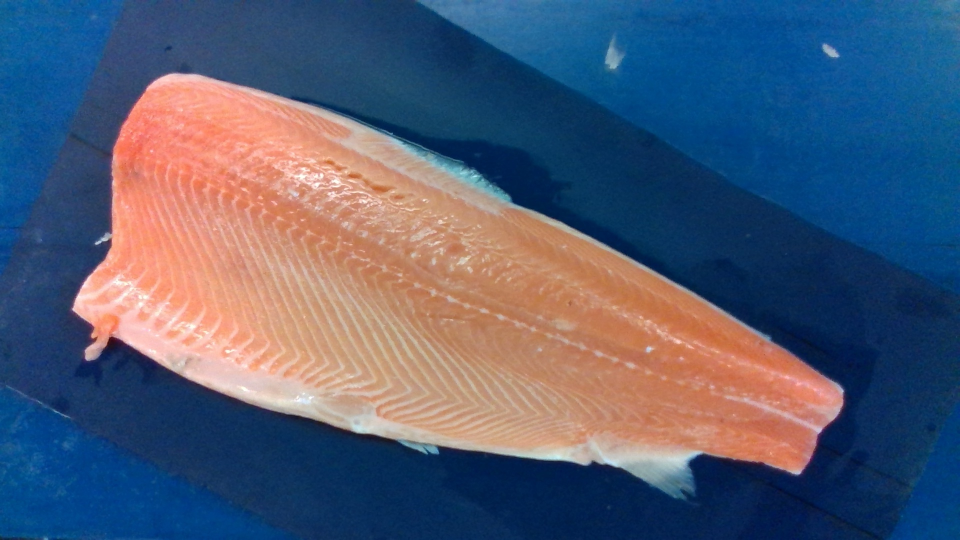
#> input picture vision_system/images_michael/input_f3.jpg, 1920 x 1080 px, found by its file name (shown at 1/2 size)
$ python salmon_inference2.py
#> lines starting #> are read from the running program, lines starting #| are printed output that depends on the picture; after the words box and inside, x2 and y2 are one past the last pixel; in counts of white or black regions, pixels touching at a corner belong together
### vision_system/APF4.py
import numpy as np
import matplotlib.pyplot as plt
import copy
from matplotlib import patches
from numpy.linalg import norm
import math
from mpl_toolkits.mplot3d import Axes3D
from matplotlib import cm
import cv2


def closest_on_line(p1, p2, p3): # Returns a point[x,y] on the line from p1 to p2, that is closest to p3
        x1, y1 = p1
        x2, y2 = p2
        x3, y3 = p3
        dx, dy = x2-x1, y2-y1
        det = dx*dx + dy*dy
        a = (dy*(y3-y1)+dx*(x3-x1))/det
        return [round(x1+a*dx), round(y1+a*dy)]

def move_along_line(A, B, distance):
    # Calculate the direction vector from A to B
    direction_vector = (B[0] - A[0], B[1] - A[1])

    # Calculate the magnitude of the direction vector
    magnitude = math.sqrt(direction_vector[0]**2 + direction_vector[1]**2)

    # Normalize the direction vector to get the unit vector
    unit_vector = (direction_vector[0] / magnitude, direction_vector[1] / magnitude)

    # Calculate the new point's coordinates by moving along the unit vector
    new_point = (A[0] + unit_vector[0] * distance, A[1] + unit_vector[1] * distance)

    return new_point


# Working params for planner:
# k_att=3, k_rep=40000, k_centerline=0.3, step_size=1, max_iters=300
class PotentialFieldPlanner4:
    def __init__(self, start, goal, hull_list, mass_center_list, k_att=2, k_rep=1, k_centerline=1, obstacle_scale = 1.2, step_size=1, goal_threshold=5, max_iters=1000):
        self.start = start
        self.goal = goal
        self.theta_start_goal = np.arctan2(goal[1]-start[1], goal[0]-start[0])
        self.hull_list = hull_list
        self.mass_center_list = mass_center_list
        self.k_att = k_att
        self.k_rep = k_rep
        self.k_c = k_centerline
        self.step_size = step_size
        self.max_iters = max_iters
        self.obstacle_scale = obstacle_scale
        self.goal_threshold = goal_threshold
        self.obstacles_present = len(hull_list) >= 1 # True if obstacles is present, else False
        #self.obstacles_present = False #For turning off obstacle avoidance


    def attractive_goal(self, position):
        d_goal = np.linalg.norm(position - self.goal)
        goal_potential = round(self.k_att*d_goal,1)
        theta_goal = np.arctan2(self.goal[1]-position[1], self.goal[0]-position[0])
        force_goal = self.k_att
        force_goal_x = force_goal * (np.cos(theta_goal))
        force_goal_y = force_goal * (np.sin(theta_goal))
        return round(force_goal_x, 2), round(force_goal_y, 1), round(goal_potential, 1)


    def attractive_centerline(self, position):
        ref_point = closest_on_line(self.start, self.goal, position)
        phi_refpoint = np.arctan2(ref_point[1]-position[1], ref_point[0]-position[0])
        d_refpoint = np.linalg.norm(position - ref_point)
        if self.obstacles_present:
            for hull in self.hull_list:
                inside_check = cv2.pointPolygonTest(hull, np.ndarray.tolist(position),False)
                if inside_check == -1: # 1:point inside, 0:point on contour, -1:point outside
                     centerline_potential = self.k_c * d_refpoint
                     force_centerline = self.k_c
                     force_centerline_x = force_centerline * np.cos(phi_refpoint)
                     force_centerline_y = force_centerline * np.sin(phi_refpoint)
                else:
                    centerline_potential = 0
                    force_centerline = 0
                    force_centerline_x = force_centerline * np.cos(phi_refpoint)
                    force_centerline_y = force_centerline * np.sin(phi_refpoint)
        else:
            centerline_potential = self.k_c*d_refpoint
            force_centerline = self.k_c
            force_centerline_x = force_centerline * np.cos(phi_refpoint)
            force_centerline_y = force_centerline * np.sin(phi_refpoint)

        return round(force_centerline_x, 2), round(force_centerline_y, 2), round(centerline_potential, 2)


    def repulsive_obstacle(self, position):
        if self.obstacles_present:
            repulsive_potential = 0
            repulsive_force = 0
            repulsive_force_x = 0
            repulsive_force_y = 0
            for cnt, center in zip(self.hull_list, self.mass_center_list):

                inside_check = cv2.pointPolygonTest(cnt, np.ndarray.tolist(position), False)
                if inside_check == 1: # 1:point inside, 0:point on contour, -1:point outside
                    # Create an imaginary line paralel to the start-stop line through the center of mass of the contour, then find the orthogonal point to position
                    refpoint = closest_on_line(center, [center[0]+50*np.cos(self.theta_start_goal), center[1]+50*np.sin(self.theta_start_goal)], position)
                    d_refpoint = np.linalg.norm(refpoint - position)
                    point_inside_check = 1
                    step = d_refpoint + 1
                    while point_inside_check >= 0:
                        edge_point = move_along_line(refpoint, position, step) # move from orthogonal point along center of mass line though current position until outside contour
                        point_inside_check = cv2.pointPolygonTest(cnt, [edge_point[0], edge_point[1]], False)
                        step += 1
                    d_contour = np.linalg.norm(position - edge_point)

                    theta_repulsive = np.arctan2(refpoint[1] - edge_point[1], refpoint[0] - edge_point[0])
                    theta_repulsive2 = np.arctan2(edge_point[1]- refpoint[1] , edge_point[0] - refpoint[0])
                    # print('Theta_start_goal',np.rad2deg(self.theta_start_goal))
                    # print('Dot product', np.dot(self.theta_start_goal, theta_repulsive))


                    repulsive_potential += 0.5 * self.k_rep * d_contour**2
                    repulsive_force += self.k_rep*d_contour
                    repulsive_force_x += repulsive_force * np.cos(theta_repulsive2)
                    repulsive_force_y += repulsive_force * np.sin(theta_repulsive2)
                else:
                    repulsive_potential += 0
                    repulsive_force += 0
                    repulsive_force_x += 0
                    repulsive_force_y += 0
        else:
            repulsive_potential = 0
            repulsive_force = 0
            repulsive_force_x = 0
            repulsive_force_y = 0

        return round(repulsive_force_x, 2), round(repulsive_force_y, 2), round(repulsive_potential, 2)

    def plan(self):
        current_position = self.start
        path = []
        path.append(current_position)
        counter = 1
        for _ in range(self.max_iters):
            counter += 1

            attractive_goal_x, attractive_goal_y, _ = self.attractive_goal(current_position)
            repulsive_obstacle_x, repulsive_obstacle_y, _ = self.repulsive_obstacle(current_position)
            attractive_centerline_x, attractive_centerline_y, _ = self.attractive_centerline(current_position)


            total_force_x = attractive_goal_x + attractive_centerline_x + repulsive_obstacle_x
            total_force_y = attractive_goal_y + attractive_centerline_y + repulsive_obstacle_y

            next_position_x = current_position[0] + self.step_size * total_force_x
            next_position_y = current_position[1] + self.step_size * total_force_y
            next_position = np.array([next_position_x, next_position_y])

            if np.linalg.norm(next_position - self.goal) < self.goal_threshold:
                print('within goal thresh')
                path.append(self.goal)
                break

            path.append(next_position)
            current_position = next_position

        return np.array(path)


# [27 lines that do not run on import are left out]

    #planner.plotTerrain()


"""
To Do:
- plot force vectors
- small change


"""

### vision_system/salmon_inference2.py

import cv2
import numpy as np
import os
import copy
import random
# from vision_system.old_ideas.APF import PotentialFieldPlanner
# from vision_system.old_ideas.APF2 import PotentialFieldPlanner2
from APF4 import PotentialFieldPlanner4
from itertools import zip_longest
from scipy.interpolate import splprep, splev
import matplotlib.pyplot as plt

"""
Starting variables
"""
path_to_input = '/home/daniel/catkin_ws/src/ur3_project/vision_system/'

# [5 lines of commented-out code are left out]


# [5 lines left out: function limit_pt, not called in this run]

def scale_contour(contours, scale):
    contours_scaled = []
    for cnt in contours:
        M = cv2.moments(cnt)
        cx = int(M['m10']/M['m00'])
        cy = int(M['m01']/M['m00'])

        cnt_norm = cnt - [cx, cy]
        cnt_scaled = cnt_norm * scale
        cnt_scaled = cnt_scaled + [cx, cy]
        cnt_scaled = cnt_scaled.astype(np.int32)
        contours_scaled.append(cnt_scaled)

    return contours_scaled

#########################################################################


def get_scan_start_stop(im, binary_mask):
    img = copy.deepcopy(im)
    img_draw = copy.deepcopy(im)

    height,width = binary_mask.shape[:2]

    # find contour
    contours, _ = cv2.findContours(binary_mask,cv2.RETR_TREE, cv2.CHAIN_APPROX_SIMPLE)
    print('Number of contours: ', len(contours))

    # Join the contours if more than 1 are found.
    if (1<len(contours)):
        centroid_list = []
        for index, cnt in enumerate(contours):
            # Momemts_list.append(cv2.moments(cnt))
            M = cv2.moments(cnt)
            if M["m00"] != 0:
                cx = int(M["m10"] / M["m00"])
                cy = int(M["m01"] / M["m00"])
            else:
                cx, cy = 0, 0
            centroid_list.append([cx,cy])

        factor = 1
        temp = np.zeros((height,width,3),dtype=np.uint8)
        temp[:,:,0] = binary_mask[:,:]
        temp[:,:,1] = binary_mask[:,:]
        temp[:,:,2] = binary_mask[:,:]
        # print("centroid_list = ", centroid_list)

        # Draw a white line between multiple centroids to joint all of them.
        for index in range(len(centroid_list)-1):
            # print("centroid_list[index] ", centroid_list[index])
            # print("centroid_list[index+1] ", centroid_list[index+1])
            cv2.line(temp,(centroid_list[index]),(centroid_list[index+1]),(255,255,255),10)
            # cv2.line(temp,(0,0),(centroid_list[index]),(255,255,255),1)       # uncomment to generate images for documentation
            # cv2.line(temp,(0,0),(centroid_list[index+1]),(255,255,255),1)     # uncomment to generate images for documentation

        # cv2.imshow("joined contours", cv2.resize(temp,(int(width/factor),int(height/factor)), cv2.INTER_LINEAR))      # uncomment to generate images for documentation
        # cv2.imwrite(path_results + "contours_" + filename, cv2.resize(temp,(int(width/factor),int(height/factor)), cv2.INTER_LINEAR))     # uncomment to generate images for documentation

    cnt = contours[0]
    M = cv2.moments(cnt)

    # Fitting line with OpenCV function
    rows,cols = img.shape[:2]
    [vx,vy,x,y] = cv2.fitLine(cnt, cv2.DIST_L2,0,0.01,0.01)

    lefty = int((-x*vy/vx) + y)
    righty = int(((img_draw.shape[1]-x)*vy/vx)+y)
    cv2.line(img_draw,(img.shape[1]-1,righty),(0,lefty),(0,0,255),2)
    cv2.drawContours(img_draw, contours, -1, (0,255,0),2)


    # Creating two points on the fitted line (inside contour)
    # The fitted line returned one point and an incline
    pt0 = [x-(50*vx), y-(50*vy)]
    pt1 = [x+(50*vx), y+(50*vy)]

    # cv2.circle(img_draw, (int(pt0[0]),int(pt0[1])), 3, (0,255,255),5)
    # cv2.circle(img_draw, (int(pt1[0]),int(pt1[1])), 3, (255,0,255),5)


    # Function that checks whether a point is inside, on the edge, or outside a contour
    # Inside=1, edge=0, outside=-1
    inside_check_pt0 = cv2.pointPolygonTest(cnt, (int(pt0[0]), int(pt0[1])), False)
    inside_check_pt1 = cv2.pointPolygonTest(cnt, (int(pt1[0]), int(pt1[1])), False)

    # Moving points to contour edge
    while inside_check_pt0 + inside_check_pt1 != -2: # While both points are inside cnt
        if inside_check_pt0 >= 0:
            pt0 = [pt0[0]-(5*vx), pt0[1]-(5*vy)] # Move point if still inside
        if inside_check_pt1 >= 0:
            pt1 = [pt1[0]+(5*vx), pt1[1]+(5*vy)] # Move point if still inside

        # After moving, check if still inside
        inside_check_pt0 = cv2.pointPolygonTest(cnt, (int(pt0[0]), int(pt0[1])), False)
        inside_check_pt1 = cv2.pointPolygonTest(cnt, (int(pt1[0]), int(pt1[1])), False)

    # cv2.circle(img_draw, (int(pt0[0]), int(pt0[1])), 3, (0,0,255),2)
    # cv2.circle(img_draw, (int(pt1[0]), int(pt1[1])), 3, (0,255,0),2)
    # cv2.imshow('pt0 and pt1', img_draw)

    # Converting to np.array()
    pt0 = np.array([int(pt0[0]),int(pt0[1])])
    pt1 = np.array([int(pt1[0]),int(pt1[1])])

    # cv2.circle(img_draw, (int(pt0[0]),int(pt0[1])), 3, (0,255,255),5)
    # cv2.circle(img_draw, (int(pt1[0]),int(pt1[1])), 3, (255,0,255),5)


    #Creating recomended offset, and finding incline of scan line
    offset_d = np.linalg.norm(pt1-pt0)/30
    theta = np.arctan2(pt1[1] - pt0[1], pt1[0] - pt0[0])

    x1,y1 = int(offset_d * np.cos(theta - np.pi/2)), int(offset_d * np.sin(theta - np.pi/2))
    x2,y2 = int(offset_d * np.cos(theta + np.pi/2)), int(offset_d * np.sin(theta + np.pi/2))

    line_1_inter = np.linspace(pt0 + np.array([x1,y1]), pt1 + np.array([x1,y1]), 10)
    line_2_inter = np.linspace(pt0 + np.array([x2,y2]), pt1 + np.array([x2,y2]), 10)

    # for pt in line_1_inter:
    #     cv2.circle(img_draw, (int(pt[0]), int(pt[1])) , 1, (0,0,255),2)
    # cv2.imshow('ss', img_draw)

    line_1_sum = 0
    line_2_sum = 0


    for pt_line_1, pt_line_2 in zip(line_1_inter, line_2_inter):
        # points in the interpolated array are in the form [[x1,y1]...[xn,yn]]
        # [x,y] need to thresholed to [1920-1,1080-1] else the index will exceed bounds.

        line_1_x = min(int(pt_line_1[0]), width-1)
        line_1_y = min(int(pt_line_1[1]), width-1)
        line_2_x = min(int(pt_line_2[0]), width-1)
        line_2_y = min(int(pt_line_2[1]), width-1)

        line_1_sum += img[line_1_y, line_1_x, 2] # sum = sum + values in Red Channel of img
        line_2_sum += img[line_2_y, line_2_x, 2] # sum = sum + values in Red Channel of img

    if line_1_sum > line_2_sum:
        pt0 = pt0 + np.array([x1,y1])
        pt1 = pt1 + np.array([x1,y1])
    else:
        pt0 = pt0 + np.array([x2,y2])
        pt1 = pt1 + np.array([x2,y2])

    # cv2.circle(img_draw, (int(pt0[0]),int(pt0[1])), 3, (0,255,255),5)
    # cv2.circle(img_draw, (int(pt1[0]),int(pt1[1])), 3, (255,0,255),5)
    cv2.imshow('img',img_draw)


    return img, pt0, pt1

#########################################################################


def get_black_spot_coord(im, black_spot_mask):
    img_draw = copy.deepcopy(im)

    #black_spot_mask = cv2.cvtColor(black_spot_mask, cv2.COLOR_BGR2GRAY) # grayscale
    ret, thresh = cv2.threshold(black_spot_mask,120,255,cv2.THRESH_BINARY) #binary transformation
    # Find contour
    contours, _ = cv2.findContours(thresh, cv2.RETR_EXTERNAL, cv2.CHAIN_APPROX_NONE)
    #print('Number of spots: ', len(contours))
    hull_list = [cv2.convexHull(contour) for contour in contours]

    centroid_list = []
    for h in hull_list:
        # calculate moments for each contour
        M = cv2.moments(h)

        # calculate x,y coordinate of center
        cX = int(M["m10"] / M["m00"])
        cY = int(M["m01"] / M["m00"])
        centroid_list.append([cX, cY])


    return img_draw, hull_list, centroid_list
#########################################################################

def get_binary_masks(image):
    print('Trying to get binary mask')
    belly_mask = cv2.imread(path_to_input+'images_michael/binary_mask_f3.jpg') # Read
    melanin_mask = cv2.imread(path_to_input+'images_michael/melanin_mask_f3.jpg') # Read

    belly_mask = cv2.cvtColor(belly_mask, cv2.COLOR_BGR2GRAY) # Grayscale
    melanin_mask = cv2.cvtColor(melanin_mask, cv2.COLOR_BGR2GRAY) # Grayscale

    ret,belly_mask = cv2.threshold(belly_mask, 120,255,cv2.THRESH_BINARY) # Binary transformation
    ret,melanin_mask = cv2.threshold(melanin_mask, 120,255,cv2.THRESH_BINARY) # Binary transformation

    return belly_mask, melanin_mask


#########################################################################

def inference(input_source='image'):

#> called with input_source = 'image'
    if input_source == 'image':
        # Read the image input for further processing
        raw_image = cv2.imread(path_to_input + 'images_michael/input_f3.jpg')
#> raw_image is the input picture: shape (1080, 1920, 3); mean B, G, R 115.6, 92.3, 82
        raw_image = cv2.resize(raw_image, (0, 0), fx = 0.5, fy = 0.5)
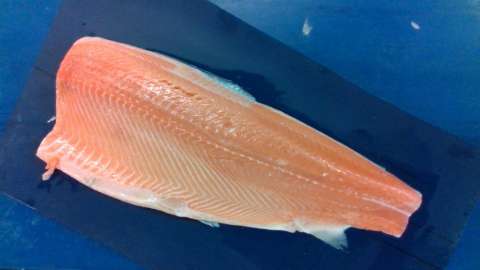
#> raw_image: shape (540, 960, 3) (shown at 1/2 size); mean B, G, R 115.8, 92.4, 82.1
        im_draw = copy.deepcopy(raw_image)

        belly_mask, melanin_mask = get_binary_masks(raw_image) # Extracts binary mask from input
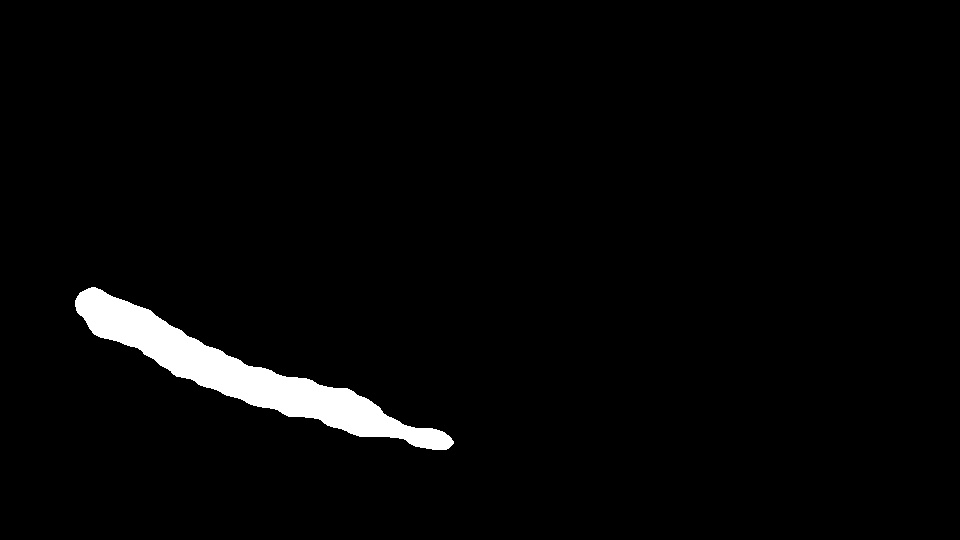
#> input picture vision_system/images_michael/binary_mask_f3.jpg, 960 x 540 px, found by its file name
#> in get_binary_masks, belly_mask is the input picture: shape (540, 960, 3); min 0, max 255, mean 6.8
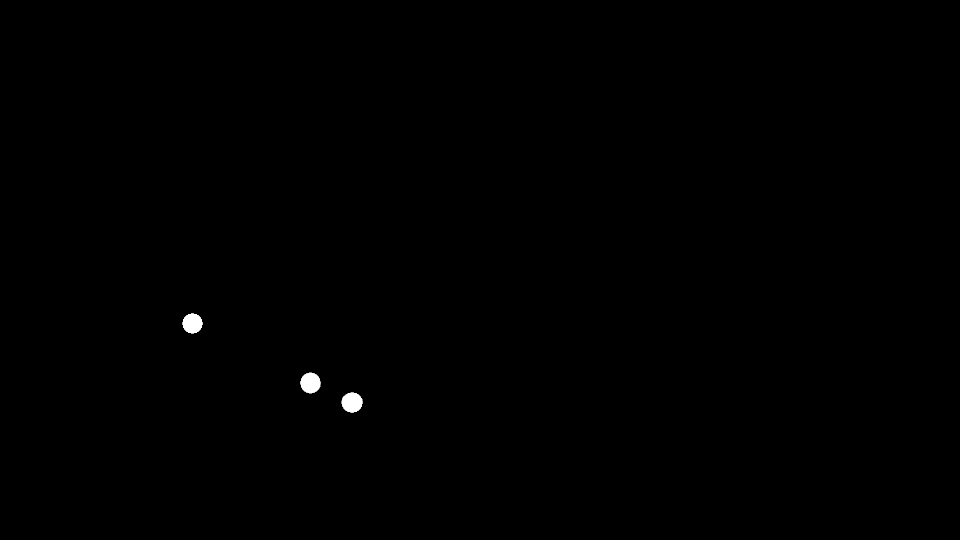
#> input picture vision_system/images_michael/melanin_mask_f3.jpg, 960 x 540 px, found by its file name
#> in get_binary_masks, melanin_mask is the input picture: shape (540, 960, 3); min 0, max 255, mean 0.5

        if np.any(belly_mask) != None:

            im_start_stop, pt0, pt1 = get_scan_start_stop(raw_image, belly_mask)
#> in get_scan_start_stop, `contours, _ = cv2.findContours(binary_mask,cv2.RETR_TREE, cv2.CHAIN_AP..`: contours = 1 contour; box (x1, y1, x2, y2) and area: (75, 287, 454, 450) 13474
#| Number of contours:  1
#> in get_scan_start_stop, `cnt = contours[0]`: cnt = contour of 420 points, box (x1, y1, x2, y2) (75, 287, 454, 450), area 13474
#> in get_scan_start_stop, `M = cv2.moments(cnt)`: M = moments, m00 13474, centre m10/m00, m01/m00 = (242.7, 373.3)
#> in get_scan_start_stop, `[vx,vy,x,y] = cv2.fitLine(cnt, cv2.DIST_L2,0,0.01,0.01)`: vx = [0.932]; vy = [0.361]; x = [238.4]; y = [370.1]
#> in get_scan_start_stop, `lefty = int((-x*vy/vx) + y)`: lefty = 277
#> in get_scan_start_stop, `righty = int(((img_draw.shape[1]-x)*vy/vx)+y)`: righty = 649
#> in get_scan_start_stop, `cv2.drawContours(img_draw, contours, -1, (0,255,0),2)`:
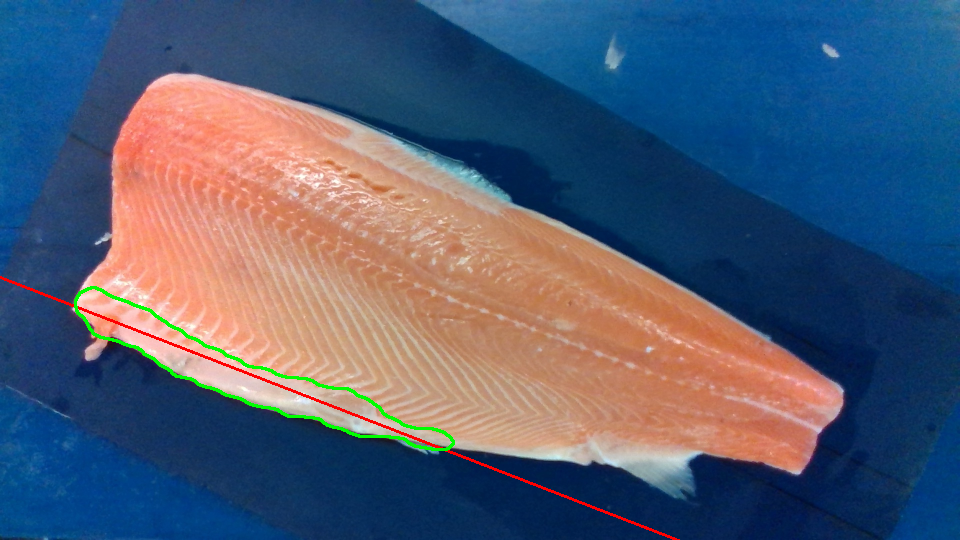
#> img_draw: shape (540, 960, 3); mean B, G, R 114.4, 92.5, 81.6
#> in get_scan_start_stop, `pt0 = [x-(50*vx), y-(50*vy)]`: pt0 = [[191.8], [352.1]]
#> in get_scan_start_stop, `pt1 = [x+(50*vx), y+(50*vy)]`: pt1 = [[285.1], [388.2]]
#> (the rest of the program and of its run is left out)
